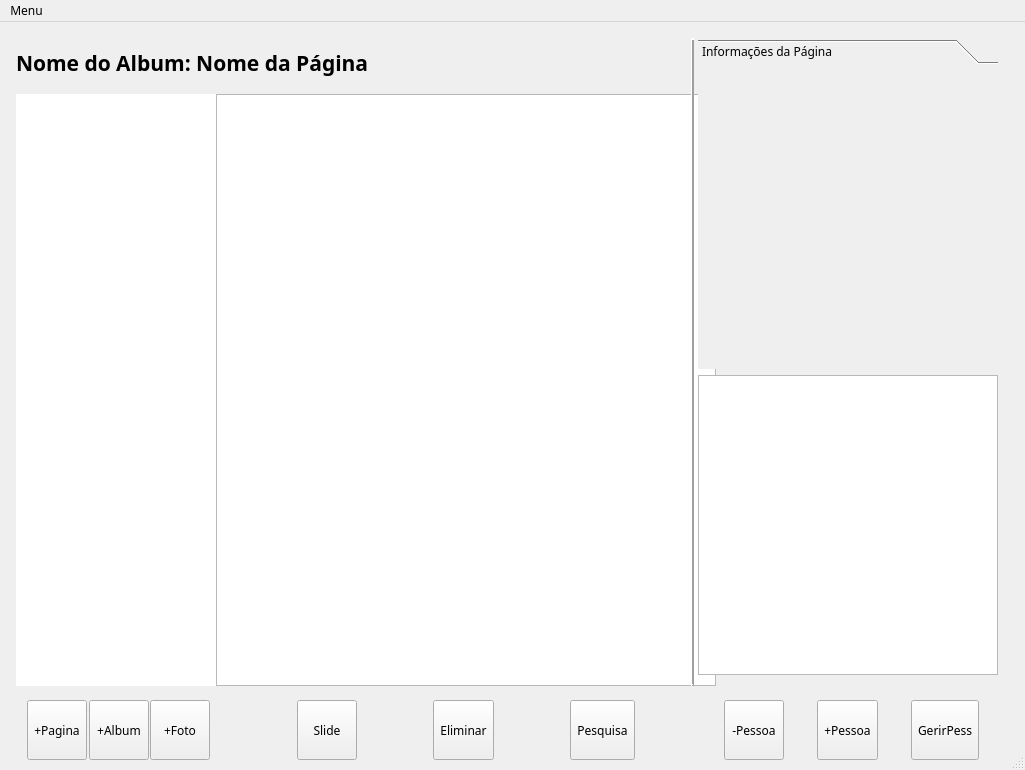
<?xml version="1.0" encoding="UTF-8"?>
<ui version="4.0">
 <class>MainWindow</class>
 <widget class="QMainWindow" name="MainWindow">
  <property name="geometry">
   <rect>
    <x>0</x>
    <y>0</y>
    <width>1025</width>
    <height>770</height>
   </rect>
  </property>
  <property name="sizePolicy">
   <sizepolicy hsizetype="Minimum" vsizetype="Minimum">
    <horstretch>0</horstretch>
    <verstretch>0</verstretch>
   </sizepolicy>
  </property>
  <property name="minimumSize">
   <size>
    <width>1025</width>
    <height>765</height>
   </size>
  </property>
  <property name="font">
   <font>
    <family>Century Gothic</family>
   </font>
  </property>
  <property name="windowTitle">
   <string>PicViewer</string>
  </property>
  <widget class="QWidget" name="centralWidget">
   <property name="sizePolicy">
    <sizepolicy hsizetype="MinimumExpanding" vsizetype="MinimumExpanding">
     <horstretch>0</horstretch>
     <verstretch>0</verstretch>
    </sizepolicy>
   </property>
   <property name="minimumSize">
    <size>
     <width>1025</width>
     <height>765</height>
    </size>
   </property>
   <layout class="QGridLayout" name="gridLayout">
    <item row="0" column="0">
     <widget class="QWidget" name="MainGrid_2" native="true">
      <property name="sizePolicy">
       <sizepolicy hsizetype="MinimumExpanding" vsizetype="MinimumExpanding">
        <horstretch>0</horstretch>
        <verstretch>0</verstretch>
       </sizepolicy>
      </property>
      <property name="minimumSize">
       <size>
        <width>800</width>
        <height>600</height>
       </size>
      </property>
      <layout class="QGridLayout" name="MainGrid">
       <property name="sizeConstraint">
        <enum>QLayout::SetDefaultConstraint</enum>
       </property>
       <property name="leftMargin">
        <number>5</number>
       </property>
       <property name="topMargin">
        <number>5</number>
       </property>
       <property name="rightMargin">
        <number>5</number>
       </property>
       <property name="bottomMargin">
        <number>5</number>
       </property>
       <property name="spacing">
        <number>3</number>
       </property>
       <item row="1" column="1">
        <layout class="QVBoxLayout" name="MainDisplay">
         <property name="topMargin">
          <number>0</number>
         </property>
         <item>
          <widget class="QLabel" name="Title">
           <property name="sizePolicy">
            <sizepolicy hsizetype="MinimumExpanding" vsizetype="Fixed">
             <horstretch>0</horstretch>
             <verstretch>0</verstretch>
            </sizepolicy>
           </property>
           <property name="minimumSize">
            <size>
             <width>0</width>
             <height>50</height>
            </size>
           </property>
           <property name="font">
            <font>
             <pointsize>16</pointsize>
             <weight>75</weight>
             <bold>true</bold>
            </font>
           </property>
           <property name="text">
            <string>Nome do Album: Nome da Página</string>
           </property>
           <property name="scaledContents">
            <bool>false</bool>
           </property>
           <property name="alignment">
            <set>Qt::AlignLeading|Qt::AlignLeft|Qt::AlignVCenter</set>
           </property>
           <property name="margin">
            <number>20</number>
           </property>
           <property name="indent">
            <number>-5</number>
           </property>
           <property name="textInteractionFlags">
            <set>Qt::NoTextInteraction</set>
           </property>
          </widget>
         </item>
         <item>
          <layout class="QHBoxLayout" name="BrowseDisplay">
           <property name="spacing">
            <number>0</number>
           </property>
           <item>
            <widget class="QTreeWidget" name="AlbumList">
             <property name="sizePolicy">
              <sizepolicy hsizetype="Minimum" vsizetype="Expanding">
               <horstretch>0</horstretch>
               <verstretch>0</verstretch>
              </sizepolicy>
             </property>
             <property name="minimumSize">
              <size>
               <width>200</width>
               <height>0</height>
              </size>
             </property>
             <property name="maximumSize">
              <size>
               <width>300</width>
               <height>16777215</height>
              </size>
             </property>
             <property name="frameShape">
              <enum>QFrame::NoFrame</enum>
             </property>
             <property name="frameShadow">
              <enum>QFrame::Raised</enum>
             </property>
             <property name="lineWidth">
              <number>2</number>
             </property>
             <property name="tabKeyNavigation">
              <bool>false</bool>
             </property>
             <property name="showDropIndicator" stdset="0">
              <bool>false</bool>
             </property>
             <property name="autoExpandDelay">
              <number>5</number>
             </property>
             <property name="indentation">
              <number>10</number>
             </property>
             <property name="rootIsDecorated">
              <bool>false</bool>
             </property>
             <property name="expandsOnDoubleClick">
              <bool>false</bool>
             </property>
             <property name="columnCount">
              <number>1</number>
             </property>
             <attribute name="headerVisible">
              <bool>false</bool>
             </attribute>
             <attribute name="headerCascadingSectionResizes">
              <bool>false</bool>
             </attribute>
             <attribute name="headerDefaultSectionSize">
              <number>10</number>
             </attribute>
             <column>
              <property name="text">
               <string notr="true">1</string>
              </property>
             </column>
            </widget>
           </item>
           <item>
            <widget class="QTableWidget" name="PhotoDisplay">
             <property name="sizePolicy">
              <sizepolicy hsizetype="Minimum" vsizetype="MinimumExpanding">
               <horstretch>0</horstretch>
               <verstretch>0</verstretch>
              </sizepolicy>
             </property>
             <property name="minimumSize">
              <size>
               <width>500</width>
               <height>0</height>
              </size>
             </property>
             <attribute name="horizontalHeaderVisible">
              <bool>false</bool>
             </attribute>
             <attribute name="horizontalHeaderCascadingSectionResizes">
              <bool>true</bool>
             </attribute>
             <attribute name="verticalHeaderVisible">
              <bool>false</bool>
             </attribute>
            </widget>
           </item>
          </layout>
         </item>
        </layout>
       </item>
       <item row="1" column="2">
        <widget class="Line" name="line">
         <property name="frameShadow">
          <enum>QFrame::Raised</enum>
         </property>
         <property name="lineWidth">
          <number>2</number>
         </property>
         <property name="orientation">
          <enum>Qt::Vertical</enum>
         </property>
        </widget>
       </item>
       <item row="2" column="3">
        <layout class="QHBoxLayout" name="PeopleTools">
         <item>
          <widget class="QToolButton" name="RemoveAssociation">
           <property name="minimumSize">
            <size>
             <width>60</width>
             <height>60</height>
            </size>
           </property>
           <property name="text">
            <string>-Pessoa</string>
           </property>
          </widget>
         </item>
         <item>
          <widget class="QToolButton" name="AddAssociation">
           <property name="minimumSize">
            <size>
             <width>60</width>
             <height>60</height>
            </size>
           </property>
           <property name="text">
            <string>+Pessoa</string>
           </property>
          </widget>
         </item>
         <item>
          <widget class="QToolButton" name="ManagePeople">
           <property name="minimumSize">
            <size>
             <width>60</width>
             <height>60</height>
            </size>
           </property>
           <property name="text">
            <string>GerirPess</string>
           </property>
          </widget>
         </item>
        </layout>
       </item>
       <item row="2" column="1">
        <layout class="QHBoxLayout" name="ToolButtons">
         <property name="spacing">
          <number>0</number>
         </property>
         <property name="topMargin">
          <number>0</number>
         </property>
         <item>
          <widget class="QWidget" name="horizontalWidget" native="true">
           <property name="sizePolicy">
            <sizepolicy hsizetype="Maximum" vsizetype="Minimum">
             <horstretch>0</horstretch>
             <verstretch>0</verstretch>
            </sizepolicy>
           </property>
           <property name="minimumSize">
            <size>
             <width>200</width>
             <height>30</height>
            </size>
           </property>
           <property name="maximumSize">
            <size>
             <width>300</width>
             <height>16777215</height>
            </size>
           </property>
           <layout class="QHBoxLayout" name="horizontalLayout">
            <property name="sizeConstraint">
             <enum>QLayout::SetDefaultConstraint</enum>
            </property>
            <item>
             <widget class="QToolButton" name="AddPage">
              <property name="minimumSize">
               <size>
                <width>60</width>
                <height>60</height>
               </size>
              </property>
              <property name="text">
               <string>+Pagina</string>
              </property>
             </widget>
            </item>
            <item>
             <widget class="QToolButton" name="AddAlbum">
              <property name="minimumSize">
               <size>
                <width>60</width>
                <height>60</height>
               </size>
              </property>
              <property name="text">
               <string>+Album</string>
              </property>
             </widget>
            </item>
            <item>
             <widget class="QToolButton" name="AddPhoto">
              <property name="minimumSize">
               <size>
                <width>60</width>
                <height>60</height>
               </size>
              </property>
              <property name="text">
               <string>+Foto</string>
              </property>
             </widget>
            </item>
           </layout>
          </widget>
         </item>
         <item>
          <widget class="QWidget" name="horizontalWidget_2" native="true">
           <property name="sizePolicy">
            <sizepolicy hsizetype="Minimum" vsizetype="Fixed">
             <horstretch>0</horstretch>
             <verstretch>80</verstretch>
            </sizepolicy>
           </property>
           <property name="minimumSize">
            <size>
             <width>500</width>
             <height>30</height>
            </size>
           </property>
           <layout class="QHBoxLayout" name="horizontalLayout_2">
            <item>
             <widget class="QToolButton" name="SlideDisp">
              <property name="minimumSize">
               <size>
                <width>60</width>
                <height>60</height>
               </size>
              </property>
              <property name="text">
               <string>Slide</string>
              </property>
             </widget>
            </item>
            <item>
             <widget class="QToolButton" name="Delete">
              <property name="minimumSize">
               <size>
                <width>60</width>
                <height>60</height>
               </size>
              </property>
              <property name="text">
               <string>Eliminar</string>
              </property>
             </widget>
            </item>
            <item>
             <widget class="QToolButton" name="Search">
              <property name="minimumSize">
               <size>
                <width>60</width>
                <height>60</height>
               </size>
              </property>
              <property name="text">
               <string>Pesquisa</string>
              </property>
             </widget>
            </item>
           </layout>
          </widget>
         </item>
        </layout>
       </item>
       <item row="1" column="3">
        <widget class="QWidget" name="widget" native="true">
         <layout class="QVBoxLayout" name="DetailsDisplay">
          <property name="leftMargin">
           <number>1</number>
          </property>
          <property name="topMargin">
           <number>1</number>
          </property>
          <item>
           <widget class="QToolBox" name="Info">
            <property name="sizePolicy">
             <sizepolicy hsizetype="Maximum" vsizetype="Preferred">
              <horstretch>0</horstretch>
              <verstretch>0</verstretch>
             </sizepolicy>
            </property>
            <property name="minimumSize">
             <size>
              <width>300</width>
              <height>0</height>
             </size>
            </property>
            <property name="maximumSize">
             <size>
              <width>400</width>
              <height>16777215</height>
             </size>
            </property>
            <property name="currentIndex">
             <number>0</number>
            </property>
            <widget class="QWidget" name="PageInfo">
             <property name="geometry">
              <rect>
               <x>0</x>
               <y>0</y>
               <width>300</width>
               <height>308</height>
              </rect>
             </property>
             <attribute name="label">
              <string>Informações da Página</string>
             </attribute>
            </widget>
           </widget>
          </item>
          <item>
           <widget class="QListWidget" name="PeopleList">
            <property name="sizePolicy">
             <sizepolicy hsizetype="Maximum" vsizetype="Minimum">
              <horstretch>0</horstretch>
              <verstretch>0</verstretch>
             </sizepolicy>
            </property>
            <property name="minimumSize">
             <size>
              <width>300</width>
              <height>300</height>
             </size>
            </property>
            <property name="maximumSize">
             <size>
              <width>16777215</width>
              <height>16777215</height>
             </size>
            </property>
           </widget>
          </item>
         </layout>
        </widget>
       </item>
      </layout>
     </widget>
    </item>
   </layout>
  </widget>
  <widget class="QMenuBar" name="menuBar">
   <property name="geometry">
    <rect>
     <x>0</x>
     <y>0</y>
     <width>1025</width>
     <height>21</height>
    </rect>
   </property>
   <widget class="QMenu" name="menuMenu">
    <property name="title">
     <string>Menu</string>
    </property>
    <addaction name="separator"/>
    <addaction name="separator"/>
    <addaction name="Exit"/>
   </widget>
   <addaction name="menuMenu"/>
  </widget>
  <widget class="QStatusBar" name="statusBar"/>
  <action name="Exit">
   <property name="text">
    <string>Exit</string>
   </property>
  </action>
 </widget>
 <layoutdefault spacing="6" margin="11"/>
 <resources/>
 <connections/>
</ui>
